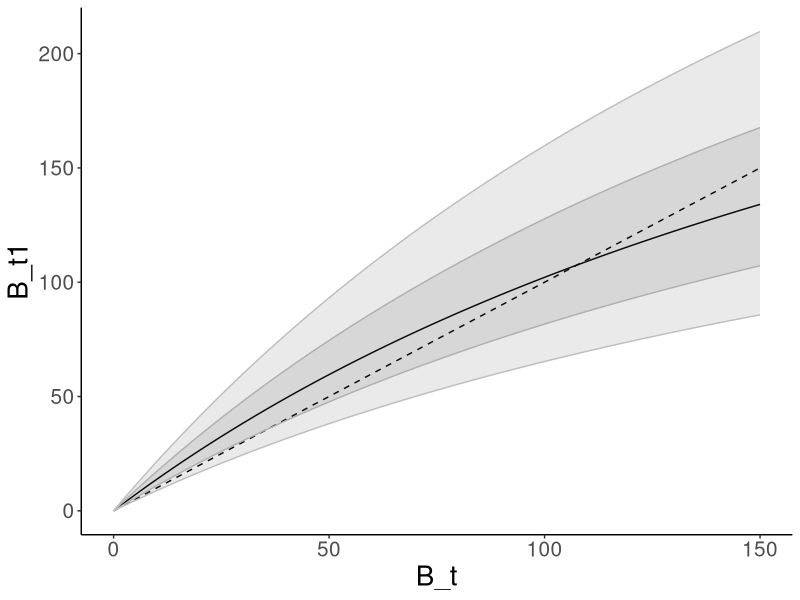

Write R code to recreate this figure.

library(ggplot2)
library(dplyr)
### harvest control rule 

r <- 1.43
b <- 0.004
sigma2 <- 0.05
x <- c(0:150)
y <- r*x/(1+b*x)
y_max <- r*x*exp(sqrt(sigma2))/(1+b*x)
y_min <- r*x*exp(-sqrt(sigma2))/(1+b*x)
y_2max <- r*x*exp(2*sqrt(sigma2))/(1+b*x)
y_2min <- r*x*exp(-2*sqrt(sigma2))/(1+b*x)
dat <- data.frame(B_t = x, B_t1 = y,
                  B_t1_min = y_min,B_t1_max = y_max,
                  B_t1_2min = y_2min,B_t1_2max = y_2max)
ggplot(dat,aes(x=B_t,y=B_t1))+
  geom_line()+
  geom_line(aes(y=x), linetype = 2)+
  geom_ribbon(aes(ymin = B_t1_min, ymax = B_t1_max), 
              alpha = 0.1, color = "grey")+
  geom_ribbon(aes(ymin = B_t1_2min, ymax = B_t1_2max), 
              alpha = 0.1, color = "grey")+
  theme_classic()+
  theme(axis.title = element_text(size = 20),
        axis.text = element_text(size = 15))
  